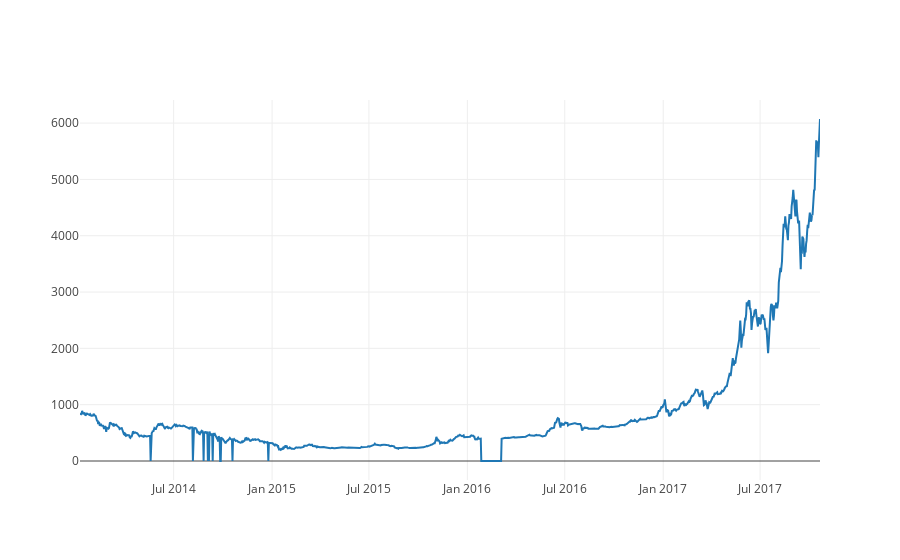

Notebook code for this chart:
### Markdown cell above
#### Plot line graph base on `Weighted Price`

### Code cell
btc_trace = go.Scatter(x=data.index, y=data['Weighted Price'], name= 'Price')
py.iplot([btc_trace])

### Figure 1 — Plotly figure (JSON) as saved in the notebook; plotly's stock layout.template omitted (floating-point values rounded to 4 significant figures; data arrays with more than 128 entries replaced by an {"elided": "..."} marker saying what was removed)
{"data": [{"name": "Price", "type": "scatter", "x": {"elided": "1384 str values"}, "y": {"elided": "1384 float values"}}], "layout": {}}
